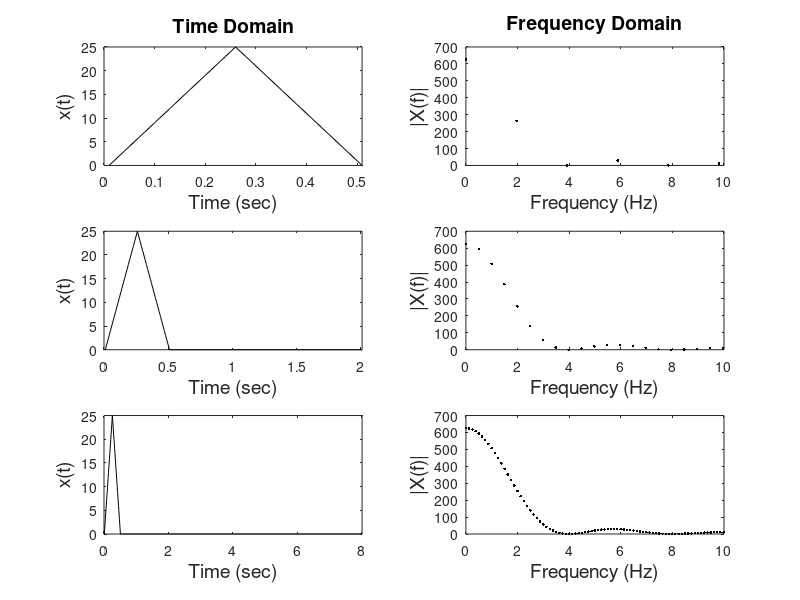

Write the MATLAB code that produced this figure.
% Example 3.4 Generate a 1.0 second wave symmetrical triangle wave.  Make fs = 100 Hz so 
% N = 100 points.  Calculate and plot the magnitude spectrum.
% Zero pad so the period is extended to 2 and 8 sec. and recalculate and plot the
% magnitude spectrum.  Since fs = 100 Hz the signal should be padded to 200 and 600 Points  
%
clear all, close all;
fs = 100;                           % Sample frequencies
N1 = [0 150 750];                   % Padding added to the original 50 point signal
x =[(0:25) (24:-1:0)];              % Generate basic test signal, 50 pts long
for k = 1:3
    x1 = [x zeros(1,N1(k))];         % Zero pad signal
    N = length(x1);                  % Data length
    t = (1:N)/fs;
    f = (0:N-1)*fs/N;                 % Frequency vector
    subplot(3,2,k*2-1);
    plot(t,x1,'k');                  % Plot test signal 
    xlabel('Time (sec)','FontSize',14);
    ylabel('x(t)','FontSize',14);
    if k == 1
        title('Time Domain','FontSize',14);
    end
    xlim([0 t(end)]);
    subplot(3,2,k*2);
    X1 = abs(fft(x1));                % Calculate the magnitude spectrum
    plot(f, X1,'.k');                % Plot magnitude spectrum
    xlabel('Frequency (Hz)','FontSize',14);
    ylabel('|X(f)|','FontSize',14);
    xlim([0 10]);
    % axis([0 10 0 max(X1)*1.2]);
    if k == 1 
        title('Frequency Domain','FontSize',14);
    end
end
